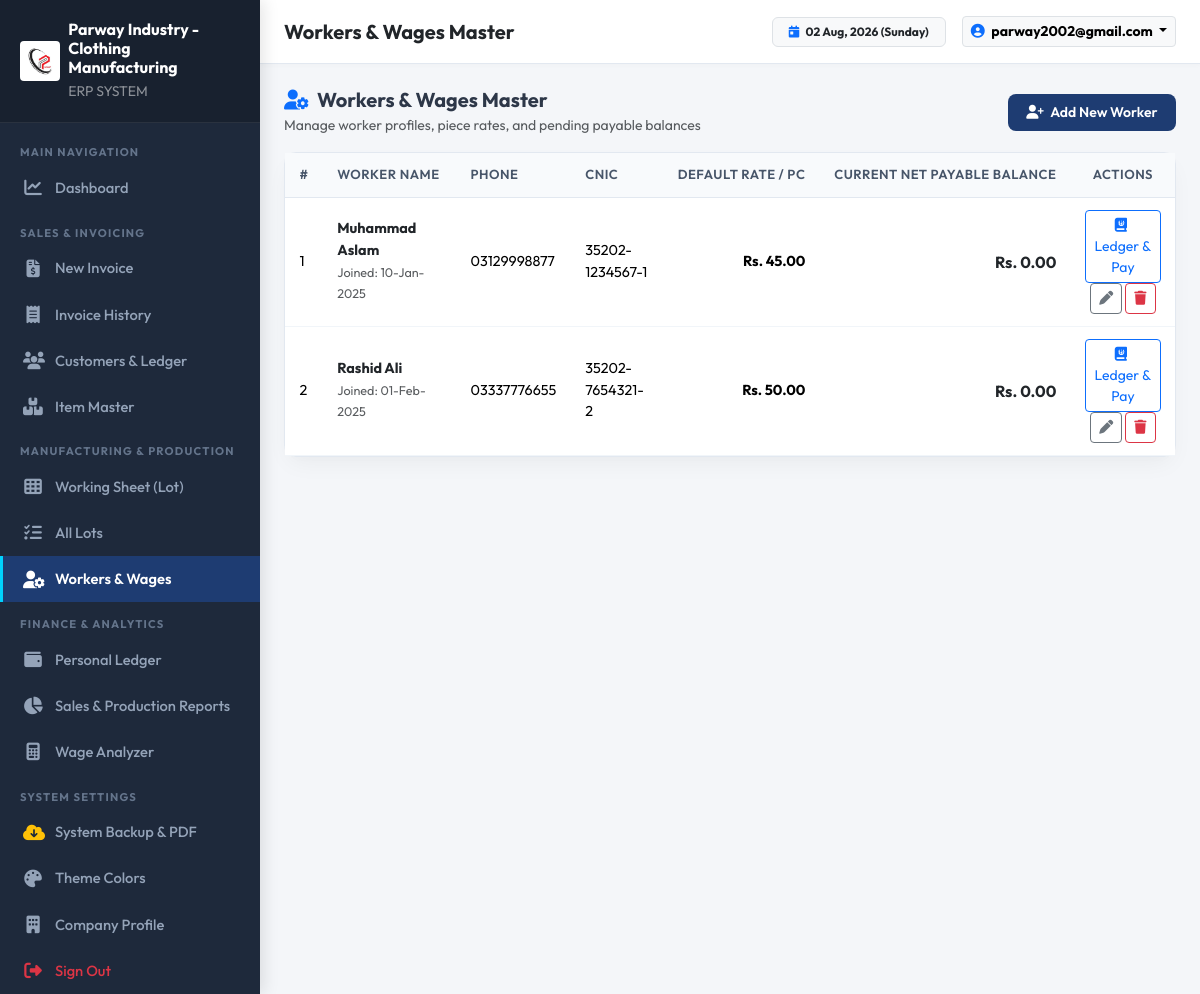
The page /modules/workers/list.php (signed in) on the database its author committed.
### tables this page shows
CREATE TABLE IF NOT EXISTS `settings` (
  `id` INT AUTO_INCREMENT PRIMARY KEY,
  `company_name` VARCHAR(150) NOT NULL DEFAULT 'Parway Industry',
  `logo` VARCHAR(255) DEFAULT '',
  `theme_primary_color` VARCHAR(20) DEFAULT '#2b5876',
  `theme_secondary_color` VARCHAR(20) DEFAULT '#4e4376',
  `address` TEXT,
  `phone` VARCHAR(50) DEFAULT '+92 300 1234567'
);

CREATE TABLE IF NOT EXISTS `workers` (
  `id` INT AUTO_INCREMENT PRIMARY KEY,
  `name` VARCHAR(100) NOT NULL,
  `phone` VARCHAR(30) DEFAULT '',
  `cnic` VARCHAR(30) DEFAULT '',
  `joining_date` DATE DEFAULT NULL,
  `default_rate` DECIMAL(10,2) DEFAULT 0.00
);

### config/db.php (called while the page is built, shortened)
<?php
class Database {
    private static $instance = null;
    public static function getInstance() {
        if (self::$instance === null) {
            self::$instance = new Database();
        }
        return self::$instance->pdo;
    }
}
$pdo = Database::getInstance();
$settings = [
    'company_name' => 'Parway Industry',
    'theme_primary_color' => '#1e3c72',
    'theme_secondary_color' => '#2a5298',
    'sidebar_bg_color' => '#1e293b',
    'address' => 'Industrial Area, Faisalabad, Pakistan',
    'phone' => '+92 300 0000000',
    'email' => 'parway2002@gmail.com',
    'logo' => 'assets/uploads/logo/logo.png',
    'currency_symbol' => 'Rs.',
    'invoice_title' => 'SALES INVOICE',
    'invoice_footer_note' => 'Goods once sold are non-refundable. Thank you for your business!',
    'default_work_types' => 'Stitching, Cutting, Overlock, Packing, Pressing, Embroidery, Thread Cutting'
];
try {
    $stmt = $pdo->query("SELECT * FROM settings WHERE id = 1 LIMIT 1");
    $row = $stmt->fetch();
    if ($row) {
        $settings = array_merge($settings, array_filter($row, function($val) { return $val !== null && $val !== ''; }));
    }
} catch (Exception $e) {
}
function base_url($path = '') {
    $protocol = isset($_SERVER['HTTPS']) && $_SERVER['HTTPS'] === 'on' ? "https" : "http";
    $host = $_SERVER['HTTP_HOST'] ?? 'localhost';
    $doc_root = str_replace('\\', '/', $_SERVER['DOCUMENT_ROOT'] ?? '');
    $app_dir = str_replace('\\', '/', dirname(__DIR__));
    $relative = str_replace($doc_root, '', $app_dir);
    return rtrim($protocol . "://" . $host . $relative, '/') . '/' . ltrim($path, '/');
}
function format_rs($amount) {
    global $settings;
    $symbol = !empty($settings['currency_symbol']) ? $settings['currency_symbol'] : 'Rs.';
    return $symbol . ' ' . number_format((float)$amount, 2);
}
function recalculate_worker_balance($worker_id, $pdo = null) {
    $running_balance = 0.00;
    $stmt_entries = $pdo->prepare("SELECT id, type, amount FROM worker_ledger WHERE worker_id = ? ORDER BY date ASC, id ASC");
    $stmt_entries->execute([$worker_id]);
    $entries = $stmt_entries->fetchAll();
    return $running_balance;
}

### modules/workers/list.php (the view, shortened to what this page needs)
<?php
require_once __DIR__ . '/../../config/db.php';
require_once __DIR__ . '/../../includes/header.php';
$workers = $pdo->query("SELECT * FROM workers ORDER BY name ASC")->fetchAll();
?>
<div class="d-flex justify-content-between align-items-center mb-3">
  <div>
    <h5 class="fw-bold m-0"><i class="fa-solid fa-user-gear text-primary me-2"></i>Workers & Wages Master</h5>
    <small class="text-muted">Manage worker profiles, piece rates, and pending payable balances</small>
  </div>
  <a href="<?= base_url('modules/workers/add_edit.php') ?>" class="btn btn-primary-custom btn-sm">
    <i class="fa-solid fa-user-plus me-1"></i> Add New Worker
  </a>
</div>
<div class="card-custom">
  <div class="card-custom-body p-0">
    <div class="table-responsive">
      <table class="table table-custom align-middle mb-0">
        <thead>
          <tr>
            <th>#</th>
            <th>Worker Name</th>
            <th>Phone</th>
            <th>CNIC</th>
            <th class="text-end">Default Rate / Pc</th>
            <th class="text-end">Current Net Payable Balance</th>
            <th class="text-center">Actions</th>
          </tr>
        </thead>
        <tbody>
          <?php if (empty($workers)): ?>
            <tr><td colspan="7" class="text-center text-muted py-4">No workers registered yet.</td></tr>
          <?php else: ?>
            <?php foreach ($workers as $index => $w):
              $balance = recalculate_worker_balance($w['id'], $pdo);
            ?>
              <tr>
                <td><?= $index + 1 ?></td>
                <td>
                  <strong class="text-dark d-block"><?= htmlspecialchars($w['name']) ?></strong>
                  <small class="text-muted">Joined: <?= date('d-M-Y', strtotime($w['joining_date'])) ?></small>
                </td>
                <td><?= htmlspecialchars($w['phone'] ?: '-') ?></td>
                <td><?= htmlspecialchars($w['cnic'] ?: '-') ?></td>
                <td class="text-end fw-bold"><?= format_rs($w['default_rate']) ?></td>
                <td class="text-end fw-bold fs-6 <?= $balance > 0 ? 'text-info' : ($balance < 0 ? 'text-danger' : 'text-dark') ?>">
                  <?= format_rs($balance) ?>
                </td>
                <td class="text-center">
                  <a href="<?= base_url('modules/workers/ledger.php?id=' . $w['id']) ?>" class="btn btn-sm btn-outline-primary py-1 px-2" title="View Ledger & Pay Salary">
                    <i class="fa-solid fa-book-journal-whills me-1"></i> Ledger & Pay
                  </a>
                  <a href="<?= base_url('modules/workers/add_edit.php?id=' . $w['id']) ?>" class="btn btn-sm btn-outline-secondary py-1 px-2" title="Edit Profile">
                    <i class="fa-solid fa-pen"></i>
                  </a>
                  <a href="<?= base_url('modules/workers/list.php?delete=' . $w['id']) ?>" class="btn btn-sm btn-outline-danger py-1 px-2" onclick="return confirm('Delete this worker?');" title="Delete Worker">
                    <i class="fa-solid fa-trash"></i>
                  </a>
                </td>
              </tr>
            <?php endforeach; ?>
          <?php endif; ?>
        </tbody>
      </table>
    </div>
  </div>
</div>
<?php require_once __DIR__ . '/../../includes/footer.php'; ?>

### includes/sidebar.php
<?php
$current_uri = $_SERVER['REQUEST_URI'] ?? '';
function is_active($page, $current_uri) {
    return (strpos($current_uri, $page) !== false) ? 'active' : '';
}
?>
<aside class="app-sidebar">
  <div class="sidebar-header d-flex align-items-center gap-2">
    <?php if (!empty($settings['logo']) && file_exists(__DIR__ . '/../' . $settings['logo'])): ?>
      <img src="<?= base_url($settings['logo']) ?>" alt="Logo" style="max-height: 40px; width: auto; object-fit: contain; background: #fff; padding: 2px; border-radius: 4px;">
    <?php else: ?>
      <i class="fa-solid fa-shirt brand-icon text-white fs-4"></i>
    <?php endif; ?>
    <div class="brand-text">
      <h6 class="m-0 fw-bold text-white"><?= htmlspecialchars($settings['company_name'] ?? 'PARWAY') ?></h6>
      <small class="text-white-50 uppercase fs-7">ERP SYSTEM</small>
    </div>
  </div>
  <div class="sidebar-menu">
    <div class="menu-label">Main Navigation</div>
    <ul class="list-unstyled m-0 p-0">
      <li>
        <a href="<?= base_url('modules/dashboard/index.php') ?>" class="<?= is_active('dashboard/index.php', $current_uri) ?>">
          <i class="fa-solid fa-chart-line"></i>
          <span>Dashboard</span>
        </a>
      </li>
    </ul>
    <div class="menu-label">Sales & Invoicing</div>
    <ul class="list-unstyled m-0 p-0">
      <li>
        <a href="<?= base_url('modules/invoice/create.php') ?>" class="<?= is_active('invoice/create.php', $current_uri) ?>">
          <i class="fa-solid fa-file-invoice-dollar"></i>
          <span>New Invoice</span>
        </a>
      </li>
      <li>
        <a href="<?= base_url('modules/invoice/list.php') ?>" class="<?= is_active('invoice/list.php', $current_uri) ?>">
          <i class="fa-solid fa-receipt"></i>
          <span>Invoice History</span>
        </a>
      </li>
      <li>
        <a href="<?= base_url('modules/customers/list.php') ?>" class="<?= is_active('customers/', $current_uri) ?>">
          <i class="fa-solid fa-users"></i>
          <span>Customers & Ledger</span>
        </a>
      </li>
      <li>
        <a href="<?= base_url('modules/items/list.php') ?>" class="<?= is_active('items/list.php', $current_uri) ?>">
          <i class="fa-solid fa-boxes-stacked"></i>
          <span>Item Master</span>
        </a>
      </li>
    </ul>
    <div class="menu-label">Manufacturing & Production</div>
    <ul class="list-unstyled m-0 p-0">
      <li>
        <a href="<?= base_url('modules/working_sheet/lot_entry.php') ?>" class="<?= is_active('lot_entry.php', $current_uri) ?>">
          <i class="fa-solid fa-table-cells"></i>
          <span>Working Sheet (Lot)</span>
        </a>
      </li>
      <li>
        <a href="<?= base_url('modules/working_sheet/lot_list.php') ?>" class="<?= is_active('lot_list.php', $current_uri) ?>">
          <i class="fa-solid fa-list-check"></i>
          <span>All Lots</span>
        </a>
      </li>
      <li>
        <a href="<?= base_url('modules/workers/list.php') ?>" class="<?= is_active('workers/', $current_uri) ?>">
          <i class="fa-solid fa-user-gear"></i>
          <span>Workers & Wages</span>
        </a>
      </li>
    </ul>
    <div class="menu-label">Finance & Analytics</div>
    <ul class="list-unstyled m-0 p-0">
      <li>
        <a href="<?= base_url('modules/personal_ledger/index.php') ?>" class="<?= is_active('personal_ledger/', $current_uri) ?>">
          <i class="fa-solid fa-wallet"></i>
          <span>Personal Ledger</span>
        </a>
      </li>
      <li>
        <a href="<?= base_url('modules/reports/daily.php') ?>" class="<?= is_active('reports/daily.php', $current_uri) ?>">
          <i class="fa-solid fa-chart-pie"></i>
          <span>Sales & Production Reports</span>
        </a>
      </li>
      <li>
        <a href="<?= base_url('modules/reports/wage_analyzer.php') ?>" class="<?= is_active('reports/wage_analyzer.php', $current_uri) ?>">
          <i class="fa-solid fa-calculator"></i>
          <span>Wage Analyzer</span>
        </a>
      </li>
    </ul>
    <div class="menu-label">System Settings</div>
    <ul class="list-unstyled m-0 p-0">
      <li>
        <a href="<?= base_url('modules/settings/backup.php') ?>" class="<?= is_active('settings/backup.php', $current_uri) ?>">
          <i class="fa-solid fa-cloud-arrow-down text-warning"></i>
          <span>System Backup & PDF</span>
        </a>
      </li>
      <li>
        <a href="<?= base_url('modules/settings/theme.php') ?>" class="<?= is_active('settings/theme.php', $current_uri) ?>">
          <i class="fa-solid fa-palette"></i>
          <span>Theme Colors</span>
        </a>
      </li>
      <li>
        <a href="<?= base_url('modules/settings/company_info.php') ?>" class="<?= is_active('settings/company_info.php', $current_uri) ?>">
          <i class="fa-solid fa-building"></i>
          <span>Company Profile</span>
        </a>
      </li>
      <li>
        <a href="<?= base_url('logout.php') ?>" class="text-danger">
          <i class="fa-solid fa-right-from-bracket"></i>
          <span>Sign Out</span>
        </a>
      </li>
    </ul>
  </div>
</aside>

### assets/css/style.css (style rules this page uses)
:root { --primary-color: #1e3c72; --secondary-color: #2a5298; --accent-color: #00d2ff; --sidebar-bg: #1e293b; --sidebar-text: #94a3b8; --sidebar-active-bg: rgba(255, 255, 255, 0.12); --card-shadow: 0 10px 25px -5px rgba(0, 0, 0, 0.05), 0 8px 10px -6px rgba(0, 0, 0, 0.01); }
body { font-family: 'Outfit', -apple-system, BlinkMacSystemFont, "Segoe UI", Roboto, sans-serif; background: #f4f6f9; color: #2d3748; min-height: 100vh; margin: 0; }
.app-sidebar { width: 260px; background: var(--sidebar-bg); color: #fff; flex-shrink: 0; display: flex; flex-direction: column; transition: all 0.3s ease; z-index: 1045; box-shadow: 4px 0 15px rgba(0,0,0,0.1); }
.sidebar-header { padding: 1.25rem 1.25rem; background: rgba(0,0,0,0.2); border-bottom: 1px solid rgba(255,255,255,0.08); }
.sidebar-menu, .sidebar-menu ul, .sidebar-menu li { list-style: none !important; list-style-type: none !important; padding: 0 !important; margin: 0 !important; }
.sidebar-menu { flex: 1; overflow-y: auto; padding-top: 0.5rem !important; }
.sidebar-menu .menu-label { padding: 0.85rem 1.25rem 0.25rem; font-size: 0.7rem; text-transform: uppercase; letter-spacing: 1.2px; color: #64748b; font-weight: 700; }
.sidebar-menu a { display: flex; align-items: center; gap: 0.75rem; padding: 0.75rem 1.25rem; color: var(--sidebar-text); text-decoration: none; font-weight: 500; font-size: 0.92rem; transition: all 0.2s ease; border-left: 3px solid transparent; }
.sidebar-menu a.active { color: #fff; background: var(--primary-color); border-left-color: var(--accent-color); font-weight: 600; }
.sidebar-menu a i { width: 20px; text-align: center; font-size: 1.1rem; }
.card-custom { background: #fff; border: 1px solid #e2e8f0; border-radius: 12px; box-shadow: var(--card-shadow); margin-bottom: 1.5rem; }
.card-custom-body { padding: 1.25rem; }
.table-custom { width: 100%; border-collapse: separate; border-spacing: 0; }
.table-custom th { background: #f8fafc; color: #475569; font-weight: 600; font-size: 0.82rem; text-transform: uppercase; letter-spacing: 0.5px; padding: 0.75rem 0.9rem; border-bottom: 1px solid #e2e8f0; white-space: nowrap; }
.table-custom td { padding: 0.75rem 0.9rem; border-bottom: 1px solid #f1f5f9; vertical-align: middle; font-size: 0.9rem; }
.btn-primary-custom { background: var(--primary-color); color: #fff; border: none; font-weight: 600; padding: 0.5rem 1.15rem; border-radius: 8px; transition: all 0.2s ease; }

### rows shown on the page
settings: company_name "Parway Industry - Clothing Manufacturing"
workers: name "Muhammad Aslam", joining_date "10-Jan-2025", phone "03129998877", cnic "35202-1234567-1", default_rate "Rs. 45.00", balance "Rs. 0.00"
workers: name "Rashid Ali", joining_date "01-Feb-2025", phone "03337776655", cnic "35202-7654321-2", default_rate "Rs. 50.00", balance "Rs. 0.00"

### other values the page prints
$page_title "Workers & Wages Master"
$_SESSION['username'] "parway2002@gmail.com"
